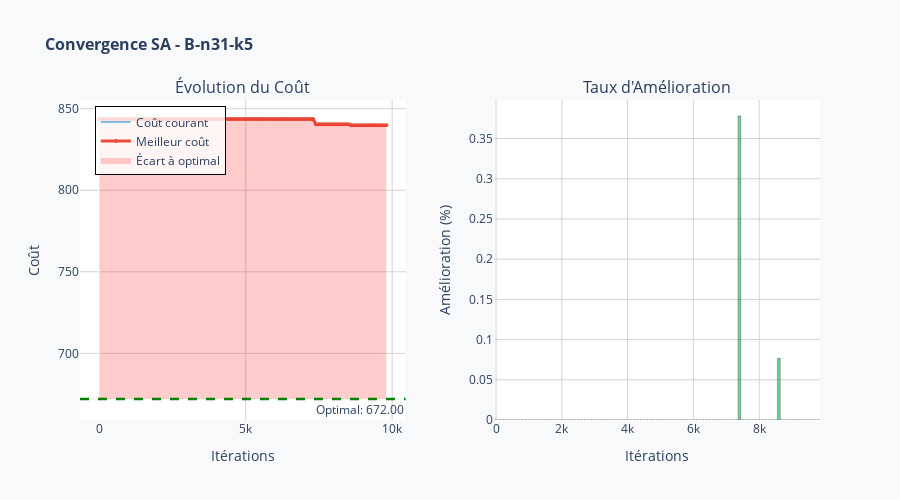

This figure's notebook cell:
### Code cell
# Test visualisation convergence
if 'cost_history' in dir() and cost_history:
    plot_convergence(cost_history, optimal_cost=optimal_cost, title=f"Convergence SA - {INSTANCE_NAME}")

### Figure 1 — Plotly figure (JSON) as saved in the notebook; plotly's stock layout.template omitted (floating-point values rounded to 4 significant figures; data arrays with more than 128 entries replaced by an {"elided": "..."} marker saying what was removed)
{"data": [{"hovertemplate": "<b>Itération</b>: %{x}<br><b>Coût</b>: %{y:.2f}<extra></extra>", "line": {"color": "#3498db", "width": 2}, "mode": "lines", "name": "Coût courant", "opacity": 0.6, "type": "scatter", "x": [0, 100, 200, 300, 400, 500, 600, 700, 800, 900, 1000, 1100, 1200, 1300, 1400, 1500, 1600, 1700, 1800, 1900, 2000, 2100, 2200, 2300, 2400, 2500, 2600, 2700, 2800, 2900, 3000, 3100, 3200, 3300, 3400, 3500, 3600, 3700, 3800, 3900, 4000, 4100, 4200, 4300, 4400, 4500, 4600, 4700, 4800, 4900, 5000, 5100, 5200, 5300, 5400, 5500, 5600, 5700, 5800, 5900, 6000, 6100, 6200, 6300, 6400, 6500, 6600, 6700, 6800, 6900, 7000, 7100, 7200, 7300, 7400, 7500, 7600, 7700, 7800, 7900, 8000, 8100, 8200, 8300, 8400, 8500, 8600, 8700, 8800, 8900, 9000, 9100, 9200, 9300, 9400, 9500, 9600, 9700, 9800], "xaxis": "x", "y": [843.7, 843.7, 843.7, 843.7, 843.7, 843.7, 843.7, 843.7, 843.7, 843.7, 843.7, 843.7, 843.7, 843.7, 843.7, 843.7, 843.7, 843.7, 843.7, 843.7, 843.7, 843.7, 843.7, 843.7, 843.7, 843.7, 843.7, 843.7, 843.7, 843.7, 843.7, 843.7, 843.7, 843.7, 843.7, 843.7, 843.7, 843.7, 843.7, 843.7, 843.7, 843.7, 843.7, 843.7, 843.7, 843.7, 843.7, 843.7, 843.7, 843.7, 843.7, 843.7, 843.7, 843.7, 843.7, 843.7, 843.7, 843.7, 843.7, 843.7, 843.7, 843.7, 843.7, 843.7, 843.7, 843.7, 843.7, 843.7, 843.7, 843.7, 843.7, 843.7, 843.7, 843.7, 840.5, 840.5, 840.5, 840.5, 840.5, 840.5, 840.5, 840.5, 840.5, 840.5, 840.5, 840.5, 839.9, 839.9, 839.9, 839.9, 839.9, 839.9, 839.9, 839.9, 839.9, 839.9, 839.9, 839.9, 839.9], "yaxis": "y"}, {"hovertemplate": "<b>Itération</b>: %{x}<br><b>Meilleur</b>: %{y:.2f}<extra></extra>", "line": {"color": "#e74c3c", "width": 3}, "marker": {"size": 4, "symbol": "circle"}, "mode": "lines+markers", "name": "Meilleur coût", "type": "scatter", "x": [0, 100, 200, 300, 400, 500, 600, 700, 800, 900, 1000, 1100, 1200, 1300, 1400, 1500, 1600, 1700, 1800, 1900, 2000, 2100, 2200, 2300, 2400, 2500, 2600, 2700, 2800, 2900, 3000, 3100, 3200, 3300, 3400, 3500, 3600, 3700, 3800, 3900, 4000, 4100, 4200, 4300, 4400, 4500, 4600, 4700, 4800, 4900, 5000, 5100, 5200, 5300, 5400, 5500, 5600, 5700, 5800, 5900, 6000, 6100, 6200, 6300, 6400, 6500, 6600, 6700, 6800, 6900, 7000, 7100, 7200, 7300, 7400, 7500, 7600, 7700, 7800, 7900, 8000, 8100, 8200, 8300, 8400, 8500, 8600, 8700, 8800, 8900, 9000, 9100, 9200, 9300, 9400, 9500, 9600, 9700, 9800], "xaxis": "x", "y": [843.7, 843.7, 843.7, 843.7, 843.7, 843.7, 843.7, 843.7, 843.7, 843.7, 843.7, 843.7, 843.7, 843.7, 843.7, 843.7, 843.7, 843.7, 843.7, 843.7, 843.7, 843.7, 843.7, 843.7, 843.7, 843.7, 843.7, 843.7, 843.7, 843.7, 843.7, 843.7, 843.7, 843.7, 843.7, 843.7, 843.7, 843.7, 843.7, 843.7, 843.7, 843.7, 843.7, 843.7, 843.7, 843.7, 843.7, 843.7, 843.7, 843.7, 843.7, 843.7, 843.7, 843.7, 843.7, 843.7, 843.7, 843.7, 843.7, 843.7, 843.7, 843.7, 843.7, 843.7, 843.7, 843.7, 843.7, 843.7, 843.7, 843.7, 843.7, 843.7, 843.7, 843.7, 840.5, 840.5, 840.5, 840.5, 840.5, 840.5, 840.5, 840.5, 840.5, 840.5, 840.5, 840.5, 839.9, 839.9, 839.9, 839.9, 839.9, 839.9, 839.9, 839.9, 839.9, 839.9, 839.9, 839.9, 839.9], "yaxis": "y"}, {"fill": "toself", "fillcolor": "rgba(255, 0, 0, 0.2)", "hoverinfo": "skip", "line": {"width": 0}, "name": "Écart à optimal", "showlegend": true, "type": "scatter", "x": {"elided": "198 int values"}, "xaxis": "x", "y": {"elided": "198 float values"}, "yaxis": "y"}, {"hovertemplate": "<b>Itération</b>: %{x}<br><b>Amélioration</b>: %{y:.3f}%<extra></extra>", "marker": {"color": "#2ecc71", "line": {"color": "black", "width": 0.5}}, "name": "Amélioration", "opacity": 0.7, "showlegend": false, "type": "bar", "x": [0, 100, 200, 300, 400, 500, 600, 700, 800, 900, 1000, 1100, 1200, 1300, 1400, 1500, 1600, 1700, 1800, 1900, 2000, 2100, 2200, 2300, 2400, 2500, 2600, 2700, 2800, 2900, 3000, 3100, 3200, 3300, 3400, 3500, 3600, 3700, 3800, 3900, 4000, 4100, 4200, 4300, 4400, 4500, 4600, 4700, 4800, 4900, 5000, 5100, 5200, 5300, 5400, 5500, 5600, 5700, 5800, 5900, 6000, 6100, 6200, 6300, 6400, 6500, 6600, 6700, 6800, 6900, 7000, 7100, 7200, 7300, 7400, 7500, 7600, 7700, 7800, 7900, 8000, 8100, 8200, 8300, 8400, 8500, 8600, 8700, 8800, 8900, 9000, 9100, 9200, 9300, 9400, 9500, 9600, 9700, 9800], "xaxis": "x2", "y": [0.0, 0.0, 0.0, 0.0, 0.0, 0.0, 0.0, 0.0, 0.0, 0.0, 0.0, 0.0, 0.0, 0.0, 0.0, 0.0, 0.0, 0.0, 0.0, 0.0, 0.0, 0.0, 0.0, 0.0, 0.0, 0.0, 0.0, 0.0, 0.0, 0.0, 0.0, 0.0, 0.0, 0.0, 0.0, 0.0, 0.0, 0.0, 0.0, 0.0, 0.0, 0.0, 0.0, 0.0, 0.0, 0.0, 0.0, 0.0, 0.0, 0.0, 0.0, 0.0, 0.0, 0.0, 0.0, 0.0, 0.0, 0.0, 0.0, 0.0, 0.0, 0.0, 0.0, 0.0, 0.0, 0.0, 0.0, 0.0, 0.0, 0.0, 0.0, 0.0, 0.0, 0.0, 0.3781, 0.0, 0.0, 0.0, 0.0, 0.0, 0.0, 0.0, 0.0, 0.0, 0.0, 0.0, 0.07678, 0.0, 0.0, 0.0, 0.0, 0.0, 0.0, 0.0, 0.0, 0.0, 0.0, 0.0, 0.0], "yaxis": "y2"}], "layout": {"annotations": [{"font": {"size": 16}, "showarrow": false, "text": "Évolution du Coût", "x": 0.22, "xanchor": "center", "xref": "paper", "y": 1, "yanchor": "bottom", "yref": "paper"}, {"font": {"size": 16}, "showarrow": false, "text": "Taux d'Amélioration", "x": 0.78, "xanchor": "center", "xref": "paper", "y": 1, "yanchor": "bottom", "yref": "paper"}, {"showarrow": false, "text": "Optimal: 672.00", "x": 1, "xanchor": "right", "xref": "x domain", "y": 672, "yanchor": "top", "yref": "y"}], "height": 500, "legend": {"bgcolor": "rgba(255,255,255,0.8)", "bordercolor": "black", "borderwidth": 1, "x": 0.02, "y": 0.98}, "paper_bgcolor": "#f8f9fa", "plot_bgcolor": "white", "shapes": [{"line": {"color": "green", "dash": "dash", "width": 2.5}, "type": "line", "x0": 0, "x1": 1, "xref": "x domain", "y0": 672, "y1": 672, "yref": "y"}], "showlegend": true, "title": {"font": {"size": 16}, "text": "<b>Convergence SA - B-n31-k5</b>"}, "xaxis": {"anchor": "y", "domain": [0, 0.44], "gridcolor": "lightgray", "showgrid": true, "title": {"text": "Itérations"}}, "xaxis2": {"anchor": "y2", "domain": [0.56, 1], "gridcolor": "lightgray", "showgrid": true, "title": {"text": "Itérations"}}, "yaxis": {"anchor": "x", "domain": [0, 1], "gridcolor": "lightgray", "showgrid": true, "title": {"text": "Coût"}}, "yaxis2": {"anchor": "x2", "domain": [0, 1], "gridcolor": "lightgray", "showgrid": true, "title": {"text": "Amélioration (%)"}}}}
